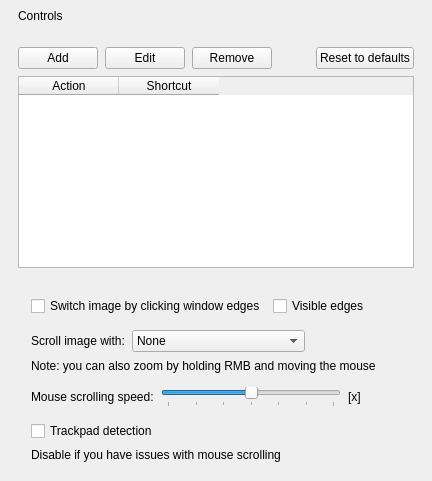
         <widget class="QWidget" name="Controls">
          <layout class="QVBoxLayout" name="verticalLayout_28">
           <property name="spacing">
            <number>9</number>
           </property>
           <property name="leftMargin">
            <number>18</number>
           </property>
           <property name="topMargin">
            <number>9</number>
           </property>
           <property name="rightMargin">
            <number>18</number>
           </property>
           <property name="bottomMargin">
            <number>9</number>
           </property>
           <item>
            <widget class="QLabel" name="label_29">
             <property name="accessibleName">
              <string notr="true">SHeaderText</string>
             </property>
             <property name="text">
              <string>Controls</string>
             </property>
            </widget>
           </item>
           <item>
            <widget class="QWidget" name="widget_5" native="true">
             <property name="accessibleName">
              <string notr="true">SHeaderLine</string>
             </property>
            </widget>
           </item>
           <item>
            <spacer name="verticalSpacer_10">
             <property name="orientation">
              <enum>Qt::Vertical</enum>
             </property>
             <property name="sizeType">
              <enum>QSizePolicy::Fixed</enum>
             </property>
             <property name="sizeHint" stdset="0">
              <size>
               <width>20</width>
               <height>6</height>
              </size>
             </property>
            </spacer>
           </item>
           <item>
            <layout class="QVBoxLayout" name="verticalLayout_33">
             <property name="spacing">
              <number>7</number>
             </property>
             <property name="leftMargin">
              <number>0</number>
             </property>
             <property name="topMargin">
              <number>0</number>
             </property>
             <property name="rightMargin">
              <number>0</number>
             </property>
             <property name="bottomMargin">
              <number>0</number>
             </property>
             <item>
              <layout class="QHBoxLayout" name="horizontalLayout_2">
               <item>
                <widget class="QPushButton" name="pushButton_2">
                 <property name="sizePolicy">
                  <sizepolicy hsizetype="Minimum" vsizetype="Minimum">
                   <horstretch>0</horstretch>
                   <verstretch>0</verstretch>
                  </sizepolicy>
                 </property>
                 <property name="minimumSize">
                  <size>
                   <width>0</width>
                   <height>0</height>
                  </size>
                 </property>
                 <property name="text">
                  <string>Add</string>
                 </property>
                </widget>
               </item>
               <item>
                <widget class="QPushButton" name="pushButton_8">
                 <property name="text">
                  <string>Edit</string>
                 </property>
                </widget>
               </item>
               <item>
                <widget class="QPushButton" name="pushButton_4">
                 <property name="sizePolicy">
                  <sizepolicy hsizetype="Minimum" vsizetype="Minimum">
                   <horstretch>0</horstretch>
                   <verstretch>0</verstretch>
                  </sizepolicy>
                 </property>
                 <property name="text">
                  <string>Remove</string>
                 </property>
                </widget>
               </item>
               <item>
                <spacer name="horizontalSpacer_2">
                 <property name="orientation">
                  <enum>Qt::Horizontal</enum>
                 </property>
                 <property name="sizeType">
                  <enum>QSizePolicy::MinimumExpanding</enum>
                 </property>
                 <property name="sizeHint" stdset="0">
                  <size>
                   <width>20</width>
                   <height>20</height>
                  </size>
                 </property>
                </spacer>
               </item>
               <item>
                <widget class="QPushButton" name="pushButton_3">
                 <property name="sizePolicy">
                  <sizepolicy hsizetype="Preferred" vsizetype="Preferred">
                   <horstretch>0</horstretch>
                   <verstretch>0</verstretch>
                  </sizepolicy>
                 </property>
                 <property name="text">
                  <string>Reset to defaults</string>
                 </property>
                </widget>
               </item>
              </layout>
             </item>
             <item>
              <widget class="QTableWidget" name="shortcutsTableWidget">
               <property name="sizePolicy">
                <sizepolicy hsizetype="Expanding" vsizetype="Expanding">
                 <horstretch>0</horstretch>
                 <verstretch>1</verstretch>
                </sizepolicy>
               </property>
               <property name="editTriggers">
                <set>QAbstractItemView::NoEditTriggers</set>
               </property>
               <property name="alternatingRowColors">
                <bool>true</bool>
               </property>
               <property name="selectionMode">
                <enum>QAbstractItemView::SingleSelection</enum>
               </property>
               <property name="selectionBehavior">
                <enum>QAbstractItemView::SelectRows</enum>
               </property>
               <property name="sortingEnabled">
                <bool>false</bool>
               </property>
               <attribute name="verticalHeaderVisible">
                <bool>false</bool>
               </attribute>
               <column>
                <property name="text">
                 <string>Action</string>
                </property>
               </column>
               <column>
                <property name="text">
                 <string>Shortcut</string>
                </property>
               </column>
              </widget>
             </item>
            </layout>
           </item>
           <item>
            <spacer name="verticalSpacer_18">
             <property name="orientation">
              <enum>Qt::Vertical</enum>
             </property>
             <property name="sizeType">
              <enum>QSizePolicy::Fixed</enum>
             </property>
             <property name="sizeHint" stdset="0">
              <size>
               <width>20</width>
               <height>9</height>
              </size>
             </property>
            </spacer>
           </item>
           <item>
            <widget class="QWidget" name="widget_12" native="true">
             <property name="accessibleName">
              <string notr="true">SGroup</string>
             </property>
             <layout class="QVBoxLayout" name="verticalLayout_21">
              <property name="spacing">
               <number>7</number>
              </property>
              <property name="leftMargin">
               <number>13</number>
              </property>
              <property name="topMargin">
               <number>10</number>
              </property>
              <property name="rightMargin">
               <number>13</number>
              </property>
              <property name="bottomMargin">
               <number>10</number>
              </property>
              <item>
               <layout class="QHBoxLayout" name="horizontalLayout_8">
                <property name="leftMargin">
                 <number>0</number>
                </property>
                <property name="topMargin">
                 <number>0</number>
                </property>
                <item>
                 <widget class="QCheckBox" name="clickableEdgesCheckBox">
                  <property name="text">
                   <string>Switch image by clicking window edges</string>
                  </property>
                 </widget>
                </item>
                <item>
                 <widget class="QCheckBox" name="clickableEdgesVisibleCheckBox">
                  <property name="text">
                   <string>Visible edges</string>
                  </property>
                 </widget>
                </item>
               </layout>
              </item>
              <item>
               <widget class="QWidget" name="widget_30" native="true">
                <property name="accessibleName">
                 <string notr="true">SLine</string>
                </property>
               </widget>
              </item>
              <item>
               <layout class="QHBoxLayout" name="horizontalLayout_12">
                <property name="leftMargin">
                 <number>0</number>
                </property>
                <property name="topMargin">
                 <number>0</number>
                </property>
                <property name="rightMargin">
                 <number>0</number>
                </property>
                <property name="bottomMargin">
                 <number>0</number>
                </property>
                <item>
                 <widget class="QLabel" name="label_28">
                  <property name="text">
                   <string>Scroll image with:</string>
                  </property>
                 </widget>
                </item>
                <item>
                 <widget class="QComboBox" name="imageScrollingComboBox">
                  <item>
                   <property name="text">
                    <string>None</string>
                   </property>
                  </item>
                  <item>
                   <property name="text">
                    <string>Touchpad</string>
                   </property>
                  </item>
                  <item>
                   <property name="text">
                    <string>Touchpad &amp; Mouse Wheel</string>
                   </property>
                  </item>
                 </widget>
                </item>
                <item>
                 <spacer name="horizontalSpacer_31">
                  <property name="orientation">
                   <enum>Qt::Horizontal</enum>
                  </property>
                  <property name="sizeHint" stdset="0">
                   <size>
                    <width>40</width>
                    <height>20</height>
                   </size>
                  </property>
                 </spacer>
                </item>
               </layout>
              </item>
              <item>
               <widget class="QLabel" name="label_52">
                <property name="accessibleName">
                 <string notr="true">SNoteText</string>
                </property>
                <property name="text">
                 <string>Note: you can also zoom by holding RMB and moving the mouse</string>
                </property>
               </widget>
              </item>
              <item>
               <widget class="QWidget" name="widget_29" native="true">
                <property name="accessibleName">
                 <string notr="true">SLine</string>
                </property>
               </widget>
              </item>
              <item>
               <layout class="QHBoxLayout" name="horizontalLayout_9">
                <property name="leftMargin">
                 <number>0</number>
                </property>
                <property name="topMargin">
                 <number>0</number>
                </property>
                <property name="rightMargin">
                 <number>0</number>
                </property>
                <property name="bottomMargin">
                 <number>0</number>
                </property>
                <item>
                 <widget class="QLabel" name="label_54">
                  <property name="text">
                   <string>Mouse scrolling speed:</string>
                  </property>
                 </widget>
                </item>
                <item>
                 <widget class="QSlider" name="mouseScrollingSpeedSlider">
                  <property name="minimumSize">
                   <size>
                    <width>180</width>
                    <height>0</height>
                   </size>
                  </property>
                  <property name="minimum">
                   <number>0</number>
                  </property>
                  <property name="maximum">
                   <number>6</number>
                  </property>
                  <property name="singleStep">
                   <number>1</number>
                  </property>
                  <property name="pageStep">
                   <number>1</number>
                  </property>
                  <property name="value">
                   <number>3</number>
                  </property>
                  <property name="sliderPosition">
                   <number>3</number>
                  </property>
                  <property name="orientation">
                   <enum>Qt::Horizontal</enum>
                  </property>
                  <property name="tickPosition">
                   <enum>QSlider::TicksBelow</enum>
                  </property>
                  <property name="tickInterval">
                   <number>1</number>
                  </property>
                 </widget>
                </item>
                <item>
                 <widget class="QLabel" name="mouseScrollingSpeedLabel">
                  <property name="text">
                   <string notr="true">[x]</string>
                  </property>
                 </widget>
                </item>
                <item>
                 <spacer name="horizontalSpacer_34">
                  <property name="orientation">
                   <enum>Qt::Horizontal</enum>
                  </property>
                  <property name="sizeHint" stdset="0">
                   <size>
                    <width>40</width>
                    <height>20</height>
                   </size>
                  </property>
                 </spacer>
                </item>
               </layout>
              </item>
              <item>
               <widget class="QWidget" name="widget_31" native="true">
                <property name="accessibleName">
                 <string notr="true">SLine</string>
                </property>
               </widget>
              </item>
              <item>
               <widget class="QCheckBox" name="trackpadDetectionCheckBox">
                <property name="text">
                 <string>Trackpad detection</string>
                </property>
               </widget>
              </item>
              <item>
               <widget class="QLabel" name="label_7">
                <property name="accessibleName">
                 <string notr="true">SNoteText</string>
                </property>
                <property name="text">
                 <string>Disable if you have issues with mouse scrolling</string>
                </property>
               </widget>
              </item>
             </layout>
            </widget>
           </item>
          </layout>
         </widget>
